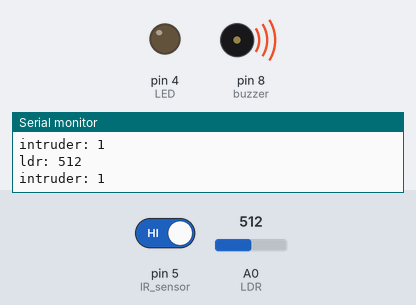
This sketch was run on a simulated Arduino Uno, built with avr-gcc and run on an emulated ATmega328P. On the bench: output pins drawn as LEDs (lit = HIGH), buzzer (waves = sounding, pin HIGH), the last lines printed to the serial monitor. The inputs (shaded band) are chosen by the test bench; at power-on: A0 (LDR) = 512, pin 5 (IR_sensor) HIGH.

Above: at 1.2 s.
1.3 s: A0 (LDR) set to 106
2.8 s: A0 (LDR) set to 91
At 3.3 s:
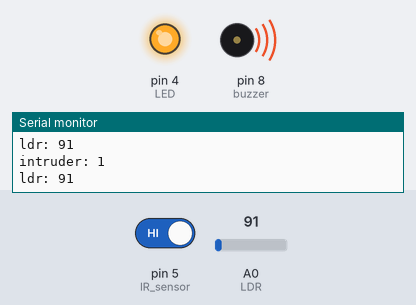
4.3 s: pin 5 (IR_sensor) driven LOW
At 4.8 s:
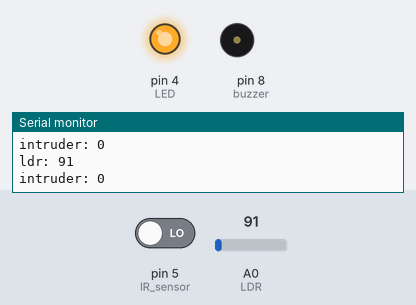
5.8 s: A0 (LDR) set to 110
At 6.7 s:
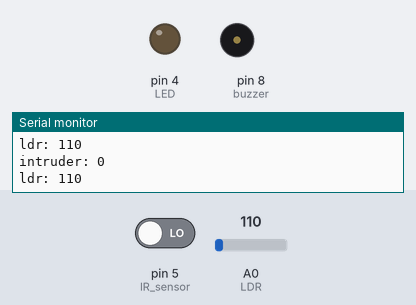
7.3 s: A0 (LDR) set to 90
At 8.1 s:
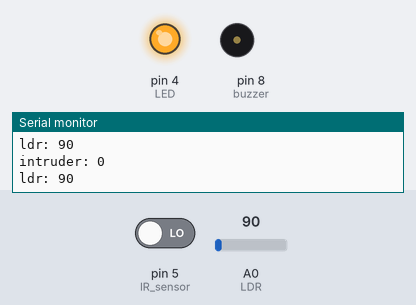
8.8 s: A0 (LDR) set to 122
At 9.6 s:
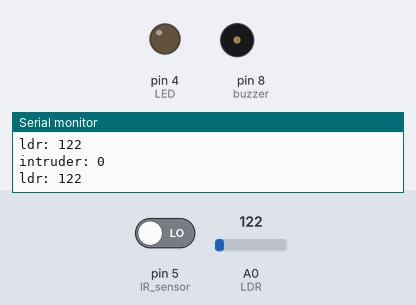
Timing chart, 0 to 11.3 s (numbered marks = the images above; inputs shaded):
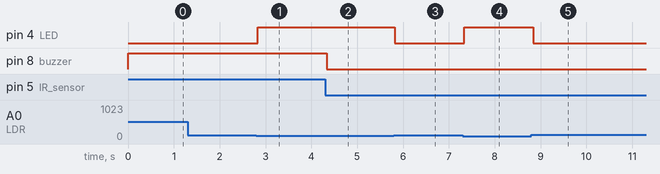

The sketch:

Home_automation_code2.ino
```cpp
void setup() {
  // put your setup code here, to run once:
pinMode(A0,INPUT); //LDR
pinMode(5,INPUT); // IR sensor
pinMode(4,OUTPUT); // LED
pinMode(8,OUTPUT); // buzzer
Serial.begin(9600);
}
void loop() {
  // put your main code here, to run repeatedly:
int intruder = digitalRead(5); //Input from IR sensor
int ldr = analogRead(A0); //Input from LDR
Serial.print("intruder: ");
Serial.println(intruder); //prints the value from pin 5
Serial.print("ldr: ");
Serial.println(ldr); //prints the value from pin A0
//delay(500);

if(ldr<100) //low ambient light
{
  digitalWrite(4,HIGH);
  }
if(ldr>=100) //high ambient light
{
  digitalWrite(4,LOW);
  }
//To turn ON/OFF the LED wrt the ambient light
if(intruder==0) //condition for intruder
{
  digitalWrite(8,LOW);
  }
if(intruder==1)
{
 digitalWrite(8,HIGH);
  }
 }   //To turn ON/OFF the Buzzer( Intruder presence )
```

Measured:
- the behaviour switches between 100 and 99 on A0 (LDR) (found by bisection; images 0 and 1)
- after the input at 2.8 s, pin 4 (LED): LOW → HIGH at once
- after the input at 4.3 s, pin 8 (buzzer): HIGH → LOW at once
- after the input at 5.8 s, pin 4 (LED): HIGH → LOW at once
- after the input at 7.3 s, pin 4 (LED): LOW → HIGH at once
- after the input at 8.8 s, pin 4 (LED): HIGH → LOW at once
